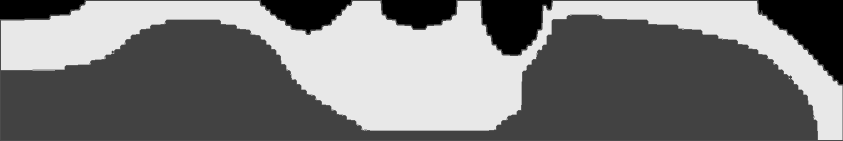
#> input picture 260418 拓扑优化读取和重建/part_nonsup_profile_preview.png, 1686 x 281 px (shown at 1/2 size); its folder holds only this picture in this run
$ python image_to_lightmold.py --input part_nonsup_profile_preview.png
#> lines starting #> are read from the running program, lines starting #| are printed output that depends on the picture; after the words box and inside, x2 and y2 are one past the last pixel; in counts of white or black regions, pixels touching at a corner belong together
import argparse
from collections import deque
from pathlib import Path

import cv2
import gmsh
import numpy as np
from scipy.interpolate import splprep, splev


def read_grayscale(path):
    path = Path(path)
    data = np.fromfile(str(path), dtype=np.uint8)
    image = cv2.imdecode(data, cv2.IMREAD_GRAYSCALE)
    if image is None:
        raise FileNotFoundError(f"Cannot read image: {path}")
    return image


# [6 lines left out: function write_png, not called in this run]


def preprocess(image, threshold=200, invert=False, smooth=3, mirror=False):
    if smooth > 0:
        k = smooth if smooth % 2 == 1 else smooth + 1
        image = cv2.GaussianBlur(image, (k, k), 0)

    if invert:
        _, binary = cv2.threshold(image, threshold, 255, cv2.THRESH_BINARY)
    else:
        _, binary = cv2.threshold(image, threshold, 255, cv2.THRESH_BINARY_INV)

    if mirror:
        binary = binary[:, binary.shape[1] // 2:]

    kernel = cv2.getStructuringElement(cv2.MORPH_ELLIPSE, (3, 3))
    binary = cv2.morphologyEx(binary, cv2.MORPH_CLOSE, kernel, iterations=2)
    return binary


# [28 lines left out: functions extract_main_contour, extract_main_edge_centers, not called in this run]


def extract_upper_edge(binary, simplify_eps=1.0):
    material = binary > 0
    xs = np.flatnonzero(material.any(axis=0))
    if xs.size == 0:
        raise ValueError("No black/material pixels found")

    upper_y = np.array([np.flatnonzero(material[:, x])[0] for x in xs], dtype=float)
    upper = np.column_stack([xs.astype(float), upper_y])

    if simplify_eps > 0 and len(upper) > 2:
        approx = cv2.approxPolyDP(
            upper.astype(np.float32).reshape(-1, 1, 2),
            simplify_eps,
            False,
        )
        upper = approx.reshape(-1, 2).astype(float)

    return upper


def extract_lower_edge(binary, simplify_eps=1.0):
    material = binary > 0
    xs = np.flatnonzero(material.any(axis=0))
    if xs.size == 0:
        raise ValueError("No black/material pixels found")

    lower_y = np.array([np.flatnonzero(material[:, x])[-1] for x in xs], dtype=float)
    lower = np.column_stack([xs.astype(float), lower_y])

    if simplify_eps > 0 and len(lower) > 2:
        approx = cv2.approxPolyDP(
            lower.astype(np.float32).reshape(-1, 1, 2),
            simplify_eps,
            False,
        )
        lower = approx.reshape(-1, 2).astype(float)

    return lower


def extract_upper_edge_centers(binary):
    """Use every upper edge cell center as a control point for smoothing."""
    material = binary > 0
    xs = np.flatnonzero(material.any(axis=0))
    if xs.size == 0:
        raise ValueError("No black/material pixels found")

    upper_y = np.array([np.flatnonzero(material[:, x])[0] for x in xs], dtype=float)
    return np.column_stack([xs.astype(float), upper_y])


def extract_lower_edge_centers(binary):
    """Use every lower edge cell center as a control point for smoothing."""
    material = binary > 0
    xs = np.flatnonzero(material.any(axis=0))
    if xs.size == 0:
        raise ValueError("No black/material pixels found")

    lower_y = np.array([np.flatnonzero(material[:, x])[-1] for x in xs], dtype=float)
    return np.column_stack([xs.astype(float), lower_y])


def points_to_physical(points_px, img_shape, width_mm, height_mm):
    h_px, w_px = img_shape[:2]
    sx = width_mm / w_px
    sy = height_mm / h_px

    physical = np.zeros_like(points_px, dtype=float)
    physical[:, 0] = points_px[:, 0] * sx
    physical[:, 1] = (h_px - points_px[:, 1]) * sy
    return physical


def remove_consecutive_duplicates(points, tol=1e-9):
    cleaned = [points[0]]
    for point in points[1:]:
        if np.linalg.norm(point - cleaned[-1]) > tol:
            cleaned.append(point)
    if len(cleaned) > 1 and np.linalg.norm(cleaned[0] - cleaned[-1]) <= tol:
        cleaned.pop()
    return np.array(cleaned, dtype=float)


# [19 lines left out: function build_nonsup_profile, not called in this run]


def build_upper_cavity_profile(upper_edge_phys, width_mm, height_mm,
                               x_expand_mm=0.0, y_expand_mm=0.0):
    upper = upper_edge_phys[np.argsort(upper_edge_phys[:, 0])]
    base_right_x = float(width_mm)
    right_x = float(width_mm) + float(x_expand_mm)
    top_y = float(height_mm) + float(y_expand_mm)
    bottom_y = -float(y_expand_mm)

    points = [
        [0.0, top_y],
        [right_x, top_y],
        [right_x, bottom_y],
        [base_right_x, bottom_y],
        [base_right_x, float(upper[-1, 1])],
    ]

    if upper[-1, 0] < base_right_x:
        points.append([float(upper[-1, 0]), float(upper[-1, 1])])

    points.extend([p.tolist() for p in upper[::-1]])

    if upper[0, 0] > 0:
        points.append([0.0, float(upper[0, 1])])

    return remove_consecutive_duplicates(np.array(points, dtype=float))


def build_lower_cavity_profile(lower_edge_phys, width_mm, y_expand_mm=0.0,
                               x_expand_mm=0.0):
    lower = lower_edge_phys[np.argsort(lower_edge_phys[:, 0])]
    right_x = float(width_mm) + float(x_expand_mm)
    bottom_y = -float(y_expand_mm)

    points = [
        [0.0, bottom_y],
        [right_x, bottom_y],
        [right_x, float(lower[-1, 1])],
    ]

    if lower[-1, 0] < right_x:
        points.append([float(lower[-1, 0]), float(lower[-1, 1])])

    points.extend([p.tolist() for p in lower[::-1]])

    if lower[0, 0] > 0:
        points.append([0.0, float(lower[0, 1])])

    return remove_consecutive_duplicates(np.array(points, dtype=float))


def fit_nurbs_like_curve(points, closed=False, sample_count=800, smoothing_rms=1.75):
    """Fit a cubic B-spline; this is a NURBS curve with all weights equal to 1."""
    points = remove_consecutive_duplicates(np.asarray(points, dtype=float))
    if len(points) < 4:
        return points

    k = min(3, len(points) - 1)
    s = max(0.0, float(smoothing_rms)) ** 2 * len(points)

    try:
        tck, _ = splprep(
            [points[:, 0], points[:, 1]],
            s=s,
            per=bool(closed),
            k=k,
        )
        u_new = np.linspace(
            0.0,
            1.0,
            max(int(sample_count), 8),
            endpoint=not closed,
        )
        x_new, y_new = splev(u_new, tck)
        fitted = np.column_stack([x_new, y_new])
        fitted[:, 0] = np.maximum(fitted[:, 0], 0.0)
        return remove_consecutive_duplicates(fitted)
    except Exception as exc:
        print(f"spline fitting failed, using original points: {exc}")
        return points


# [45 lines left out: functions add_line_sequence, add_closed_spline_sequence, not called in this run]


def export_revolved_step(profile_points, output_path, angle_deg=360, use_spline=False):
    output_path = Path(output_path)
    gmsh.initialize()
    try:
        gmsh.model.add(output_path.stem)
        profile_points = remove_consecutive_duplicates(
            np.asarray(profile_points, dtype=float),
            tol=1e-3,
        )
        if len(profile_points) < 3:
            raise ValueError(
                f"profile has only {len(profile_points)} points after dedup"
            )

        point_tags = [
            gmsh.model.occ.addPoint(float(x), float(y), 0.0)
            for x, y in profile_points
        ]

        if use_spline and len(point_tags) >= 4:
            line_tags = add_closed_spline_sequence(point_tags)
        else:
            line_tags = add_line_sequence(point_tags)

        loop = gmsh.model.occ.addCurveLoop(line_tags)
        surface = gmsh.model.occ.addPlaneSurface([loop])

        angle_rad = float(angle_deg) * np.pi / 180.0
        gmsh.model.occ.revolve([(2, surface)], 0, 0, 0, 0, 1, 0, angle_rad)
        gmsh.model.occ.synchronize()
        gmsh.write(str(output_path))
    finally:
        gmsh.finalize()


# [92 lines left out: functions export_multiple_revolved_step, export_nonsup_revolved_step, physical_profile_to_pixel, not called in this run]


def make_bfs_grid(width_mm, height_mm, x_expand_mm, y_expand_mm, image_shape):
    image_h, image_w = image_shape[:2]
    x_min = 0.0
    x_max = float(width_mm) + float(x_expand_mm)
    y_min = -float(y_expand_mm)
    y_max = float(height_mm) + float(y_expand_mm)
    sx = image_w / float(width_mm)
    sy = image_h / float(height_mm)
    canvas_w = max(2, int(round((x_max - x_min) * sx)) + 1)
    canvas_h = max(2, int(round((y_max - y_min) * sy)) + 1)
    return {
        "x_min": x_min,
        "x_max": x_max,
        "y_min": y_min,
        "y_max": y_max,
        "sx": sx,
        "sy": sy,
        "shape": (canvas_h, canvas_w),
    }


def physical_to_bfs_pixel(points_phys, grid):
    points = np.asarray(points_phys, dtype=float).copy()
    points[:, 0] = (points[:, 0] - grid["x_min"]) * grid["sx"]
    points[:, 1] = (grid["y_max"] - points[:, 1]) * grid["sy"]
    return np.round(points).astype(np.int32)


def bfs_pixel_to_physical(points_px, grid):
    points = np.asarray(points_px, dtype=float).copy()
    points[:, 0] = grid["x_min"] + points[:, 0] / grid["sx"]
    points[:, 1] = grid["y_max"] - points[:, 1] / grid["sy"]
    return points


def rasterize_profile(profile_phys, grid):
    mask = np.zeros(grid["shape"], dtype=np.uint8)
    profile_px = physical_to_bfs_pixel(profile_phys, grid).reshape(-1, 1, 2)
    cv2.fillPoly(mask, [profile_px], 255)
    return mask > 0


def directional_bfs(mask, side):
    visited = np.zeros_like(mask, dtype=bool)
    queue = deque()
    h, w = mask.shape[:2]

    if side == "upper":
        seed_points = [(0, x) for x in range(w)] + [(y, 0) for y in range(h)]
        moves = ((1, 0), (0, -1), (0, 1))
    elif side == "lower":
        seed_points = [(h - 1, x) for x in range(w)] + [(y, 0) for y in range(h)]
        moves = ((-1, 0), (0, -1), (0, 1))
    else:
        raise ValueError(f"Unknown BFS side: {side}")

    for y, x in seed_points:
        if mask[y, x] and not visited[y, x]:
            visited[y, x] = True
            queue.append((y, x))

    while queue:
        y, x = queue.popleft()
        for dy, dx in moves:
            ny = y + dy
            nx = x + dx
            if 0 <= ny < h and 0 <= nx < w and mask[ny, nx] and not visited[ny, nx]:
                visited[ny, nx] = True
                queue.append((ny, nx))

    return visited


def mask_to_physical_profile(mask, grid, simplify_eps=1.0):
    contours, _ = cv2.findContours(
        mask.astype(np.uint8) * 255,
        cv2.RETR_EXTERNAL,
        cv2.CHAIN_APPROX_NONE,
    )
    if not contours:
        raise ValueError("No reachable area remains after BFS filtering")

    contour = max(contours, key=cv2.contourArea)
    if simplify_eps > 0:
        contour = cv2.approxPolyDP(contour, simplify_eps, True)

    contour = contour.squeeze().astype(float)
    if contour.ndim != 2:
        raise ValueError("BFS contour is invalid")

    return remove_consecutive_duplicates(bfs_pixel_to_physical(contour, grid))


def bfs_filter_cavity(profile_phys, grid, side, simplify_eps=1.0):
    mask = rasterize_profile(profile_phys, grid)
    visited = directional_bfs(mask, side)
    removed = mask & ~visited
    filtered_profile = mask_to_physical_profile(visited, grid, simplify_eps=simplify_eps)
    return filtered_profile, mask, visited, removed


# [160 lines left out: functions save_bfs_preview, save_mold_preview, save_profile_preview, not called in this run]


def output_with_suffix(output_path, suffix):
    output_path = Path(output_path)
    return output_path.with_name(f"{output_path.stem}{suffix}{output_path.suffix}")


# ============================================================================
# Aftertopo: strip-shell + BFS-driven overhang support
# ----------------------------------------------------------------------------
# Per-mold algorithm:
#   1. Build a thin strip along the cavity boundary, offset by
#      band_width = H * band_ratio (default 1/100) into the mold body.
#   2. retained = mold_mask ∩ strip_mask  (carve everything else away)
#   3. BFS from the build-platform row, inside retained_mask only, with
#      moves = (build_direction, left, right). Retained pixels that are not
#      visited form the overhang set.
#   4. For each overhang connected component, fill a rectangle spanning the
#      cluster x-range, from the cluster's floor-far side all the way to the
#      floor row. Clip to the original mold mask.
#   5. final = retained ∪ support → extract external contours → revolve → STEP.
#
# Build orientation (symmetric treatment of the two molds):
#   lower mold: floor = pixel bottom row (physical y = bottom_y);
#               build move = pixel -y (= physical +y).
#   upper mold: floor = pixel top row    (physical y = top_y);
#               build move = pixel +y (= physical -y).
# ============================================================================


# [215 lines left out: functions build_lower_strip_profile, build_upper_strip_profile, bfs_overhang_from_floor, fill_support_columns, mask_to_all_physical_profiles, save_aftertopo_preview, not called in this run]


def main():
    script_dir = Path(__file__).resolve().parent

    parser = argparse.ArgumentParser()
    parser.add_argument("-i", "--input", default=str(script_dir / "image.png"))
    parser.add_argument("-o", "--output", default="mold.step")
    parser.add_argument("-W", "--width", type=float, default=None)
    parser.add_argument("-H", "--height", type=float, default=None)
    parser.add_argument("--x-expand-ratio", type=float, default=1.0 / 20.0)
    parser.add_argument("--y-expand-ratio", type=float, default=1.0 / 10.0)
    parser.add_argument("--angle", type=float, default=360)
    parser.add_argument("--smooth", type=int, default=3)
    parser.add_argument("--simplify", type=float, default=1.0)
    parser.add_argument("--threshold", type=int, default=200)
    parser.add_argument("--invert", action="store_true")
    parser.add_argument("--mirror", action="store_true")
    parser.add_argument("--min-area", type=float, default=0.01)
    parser.add_argument("--nurbs-points", type=int, default=800)
    parser.add_argument("--nurbs-smoothing", type=float, default=1.75)
    parser.add_argument("--no-preview", action="store_true")

    # --- aftertopo (strip-shell + BFS overhang support) ---
    parser.add_argument("--no-aftertopo", action="store_true",
                        help="Skip the strip-shell aftertopo step")
    parser.add_argument("--band-ratio", type=float, default=1.0 / 100.0,
                        help="Strip band thickness as fraction of image height (default 1/100)")
    parser.add_argument("--min-cluster-area", type=int, default=1,
                        help="Ignore overhang clusters smaller than this pixel area")

    args = parser.parse_args()

    image = read_grayscale(args.input)
#> in read_grayscale, image is the input picture: shape (281, 1686); min 0, max 232, mean 121
    binary = preprocess(
        image,
        threshold=args.threshold,
        invert=args.invert,
        smooth=args.smooth,
        mirror=args.mirror,
    )
#> in preprocess, `_, binary = cv2.threshold(image, threshold, 255, cv2.THRESH_BINARY_INV)`:
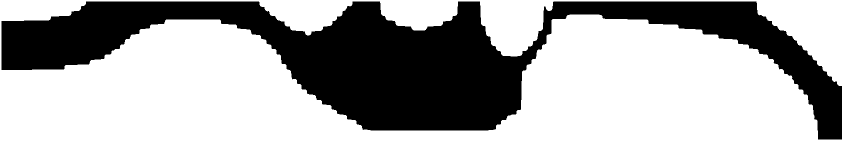
#> binary: shape (281, 1686) (shown at 1/2 size); 63.9% white; 1 black region, box (x1, y1, x2, y2) and area: (3, 3, 1684, 279) 170990

    if args.width is None:
        args.width = float(binary.shape[1])
    if args.height is None:
        args.height = float(binary.shape[0])

    x_expand_mm = args.width * args.x_expand_ratio
    y_expand_mm = args.height * args.y_expand_ratio

    upper_edge_px = extract_upper_edge(binary, simplify_eps=args.simplify)
#> in extract_upper_edge, `xs = np.flatnonzero(material.any(axis=0))`: xs = 1686 values from 0 to 1685
#> in extract_upper_edge, `upper_y = np.array([np.flatnonzero(material[:, x])[0] for x in xs], dt..`: upper_y = 1686 values from 0 to 0
#> in extract_upper_edge, `upper = np.column_stack([xs.astype(float), upper_y])`: upper = 1686 pairs, first value 0 to 1685, second value 0 to 0
#> in extract_upper_edge, `approx = cv2.approxPolyDP( upper.astype(np.float32).reshape(-1, 1, 2),..`: approx = [[0, 0], [1685, 0]]
#> upper_edge_px = [[0, 0], [1685, 0]]
    lower_edge_px = extract_lower_edge(binary, simplify_eps=args.simplify)
#> in extract_lower_edge, `xs = np.flatnonzero(material.any(axis=0))`: xs = 1686 values from 0 to 1685
#> in extract_lower_edge, `lower_y = np.array([np.flatnonzero(material[:, x])[-1] for x in xs], d..`: lower_y = 1686 values from 280 to 280
#> in extract_lower_edge, `lower = np.column_stack([xs.astype(float), lower_y])`: lower = 1686 pairs, first value 0 to 1685, second value 280 to 280
#> in extract_lower_edge, `approx = cv2.approxPolyDP( lower.astype(np.float32).reshape(-1, 1, 2),..`: approx = [[0, 280], [1685, 280]]
#> lower_edge_px = [[0, 280], [1685, 280]]
    upper_edge_phys = points_to_physical(
        upper_edge_px,
        binary.shape,
        args.width,
        args.height,
    )
#> upper_edge_phys = [[0, 281], [1685, 281]]
    lower_edge_phys = points_to_physical(
        lower_edge_px,
        binary.shape,
        args.width,
        args.height,
    )
#> lower_edge_phys = [[0, 1], [1685, 1]]
    upper_cavity_profile = build_upper_cavity_profile(
        upper_edge_phys,
        args.width,
        args.height,
        x_expand_mm=x_expand_mm,
        y_expand_mm=y_expand_mm,
    )
#> in build_upper_cavity_profile, `upper = upper_edge_phys[np.argsort(upper_edge_phys[:, 0])]`: upper = [[0, 281], [1685, 281]]
#> in build_upper_cavity_profile, `points = [ [0.0, top_y], [right_x, top_y], [right_x, bottom_y], [base_..`: points = [[0, 309.1], [1770.3, 309.1], [1770.3, -28.1], [1686, -28.1], [1686, 281]]
#> in remove_consecutive_duplicates, `cleaned = [points[0]]`: cleaned = [[0, 309.1]]
#> the loop in remove_consecutive_duplicates, `for point in points[1:]:` made 7 passes
#> after the loop in remove_consecutive_duplicates, `for point in points[1:]:`: cleaned = [[0, 309.1], [1770.3, 309.1], [1770.3, -28.1], [1686, -28.1], [1686, 281], [1685, 281], [0, 281]]
#> upper_cavity_profile has the same summary as cleaned in remove_consecutive_duplicates
    lower_cavity_profile = build_lower_cavity_profile(
        lower_edge_phys,
        args.width,
        y_expand_mm=y_expand_mm,
        x_expand_mm=0.0,
    )
#> in build_lower_cavity_profile, `lower = lower_edge_phys[np.argsort(lower_edge_phys[:, 0])]`: lower = [[0, 1], [1685, 1]]
#> in build_lower_cavity_profile, `points = [ [0.0, bottom_y], [right_x, bottom_y], [right_x, float(lower..`: points = [[0, -28.1], [1686, -28.1], [1686, 1]]
#> the loop in remove_consecutive_duplicates (call 2), `for point in points[1:]:` made 5 passes
#> lower_cavity_profile = [[0, -28.1], [1686, -28.1], [1686, 1], [1685, 1], [0, 1]]

    upper_edge_centers_px = extract_upper_edge_centers(binary)
#> in extract_upper_edge_centers, `xs = np.flatnonzero(material.any(axis=0))`: xs = 1686 values from 0 to 1685
#> in extract_upper_edge_centers, `upper_y = np.array([np.flatnonzero(material[:, x])[0] for x in xs], dt..`: upper_y = 1686 values from 0 to 0
#> upper_edge_centers_px = 1686 pairs, first value 0 to 1685, second value 0 to 0
    lower_edge_centers_px = extract_lower_edge_centers(binary)
#> in extract_lower_edge_centers, `xs = np.flatnonzero(material.any(axis=0))`: xs = 1686 values from 0 to 1685
#> in extract_lower_edge_centers, `lower_y = np.array([np.flatnonzero(material[:, x])[-1] for x in xs], d..`: lower_y = 1686 values from 280 to 280
#> lower_edge_centers_px = 1686 pairs, first value 0 to 1685, second value 280 to 280
    upper_edge_centers_phys = points_to_physical(
        upper_edge_centers_px,
        binary.shape,
        args.width,
        args.height,
    )
#> upper_edge_centers_phys = 1686 pairs, first value 0 to 1685, second value 281 to 281
    lower_edge_centers_phys = points_to_physical(
        lower_edge_centers_px,
        binary.shape,
        args.width,
        args.height,
    )
#> lower_edge_centers_phys = 1686 pairs, first value 0 to 1685, second value 1 to 1
    smooth_upper_edge_phys = fit_nurbs_like_curve(
        upper_edge_centers_phys,
        closed=False,
        sample_count=args.nurbs_points,
        smoothing_rms=args.nurbs_smoothing,
    )
#> in fit_nurbs_like_curve, `points = remove_consecutive_duplicates(np.asarray(points, dtype=float))`: points has the same summary as upper_edge_centers_phys in main
#> in fit_nurbs_like_curve, `k = min(3, len(points) - 1)`: k = 3
#> in fit_nurbs_like_curve, `s = max(0.0, float(smoothing_rms)) ** 2 * len(points)`: s = 5163.4
#> in fit_nurbs_like_curve, `tck, _ = splprep( [points[:, 0], points[:, 1]], s=s, per=bool(closed),..`: tck = [[0, 0, 0, 0, 1, 1, 1, 1], [[2.84e-12, 561.7, 1123.3, 1685], [281, 281, 281, 281]], 3]
#> in fit_nurbs_like_curve, `x_new, y_new = splev(u_new, tck)`: x_new = 800 values from 2.84e-12 to 1685; y_new = 800 values, max 281 at index 0, min 281 at index 750, mean 281
#> in fit_nurbs_like_curve, `fitted = np.column_stack([x_new, y_new])`: fitted = 800 pairs, first value 2.84e-12 to 1685, second value 281 to 281
#> smooth_upper_edge_phys has the same summary as fitted in fit_nurbs_like_curve
    smooth_lower_edge_phys = fit_nurbs_like_curve(
        lower_edge_centers_phys,
        closed=False,
        sample_count=args.nurbs_points,
        smoothing_rms=args.nurbs_smoothing,
    )
#> smooth_lower_edge_phys = 800 pairs, first value 2.84e-12 to 1685, second value 1 to 1
    smooth_upper_cavity_profile = build_upper_cavity_profile(
        smooth_upper_edge_phys,
        args.width,
        args.height,
        x_expand_mm=x_expand_mm,
        y_expand_mm=y_expand_mm,
    )
#> smooth_upper_cavity_profile = 805 pairs, first value 0 to 1770.3, second value -28.1 to 309.1
    smooth_lower_cavity_profile = build_lower_cavity_profile(
        smooth_lower_edge_phys,
        args.width,
        y_expand_mm=y_expand_mm,
        x_expand_mm=0.0,
    )
#> smooth_lower_cavity_profile = 803 pairs, first value 0 to 1686, second value -28.1 to 1

    bfs_grid = make_bfs_grid(
        args.width,
        args.height,
        x_expand_mm,
        y_expand_mm,
        binary.shape,
    )
    upper_bfs_profile, upper_bfs_mask, upper_bfs_visited, upper_bfs_removed = (
        bfs_filter_cavity(
            upper_cavity_profile,
            bfs_grid,
            "upper",
            simplify_eps=args.simplify,
        )
    )
#> in physical_to_bfs_pixel, `points = np.asarray(points_phys, dtype=float).copy()`: points has the same summary as cleaned in remove_consecutive_duplicates
#> in rasterize_profile, `profile_px = physical_to_bfs_pixel(profile_phys, grid).reshape(-1, 1, 2)`: profile_px = [[0, 0], [1770, 0], [1770, 337], [1686, 337], [1686, 28], [1685, 28], [0, 28]]
#> in rasterize_profile, `cv2.fillPoly(mask, [profile_px], 255)`:
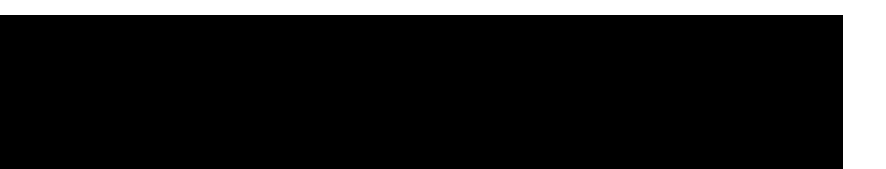
#> mask: shape (338, 1771) (shown at 1/2 size); 13% white; 1 white region, box (x1, y1, x2, y2) and area: (0, 0, 1771, 338) 77624
#> after the loop in directional_bfs, `for y, x in seed_points:`:
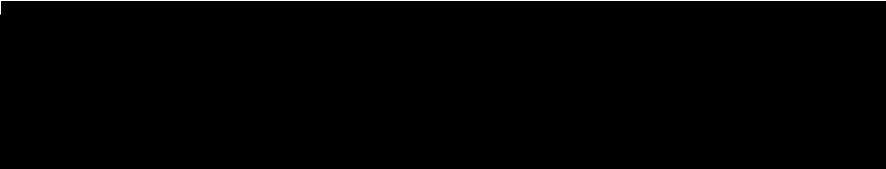
#> visited: shape (338, 1771) bool (shown at 1/2 size); 0.3% white in thin lines or dots, all inside (x1, y1, x2, y2) = (0, 0, 1771, 29)
#> (the rest of the program and of its run is left out)
